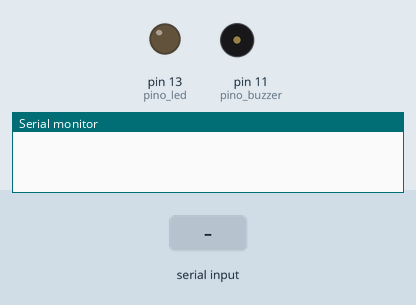
Recording of a sketch running on a simulated Arduino Uno, built with avr-gcc and run on an emulated ATmega328P. Parts: output pins drawn as LEDs (lit = HIGH), buzzer (waves = sounding, pin HIGH), the last lines printed to the serial monitor. The inputs (shaded band) are chosen by the test bench.

Above: at 1.2 s.
1.3 s: ".\n" received over Serial
At 1.51 s:
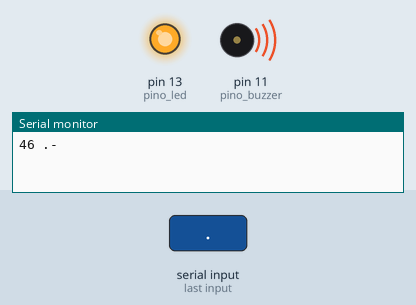
Timing chart, 0 to 4.3 s (numbered marks = the images above; inputs shaded):
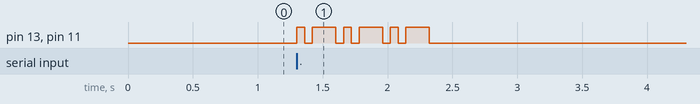

The sketch:

beeper.ino
```cpp
// What does the morse say - Beeper
// Recebe texto ascii pelo serial e apita e pisca em codigo morse

// Pinos usados
int pino_led = 13;
int pino_buzzer = 11;

// Todos os caracteres ISO 8859-1 com correspondencia em codigo morse (https://en.wikipedia.org/wiki/Morse_code)
// Caracteres sem correspondencia estão marcados como erro '........'
// Letras acentuadas sem correspondencia foram trocadas pelo símbolo mais próximo
// Dividido em uma matriz 16x16 para encontrar mais facil
char *codigo_morse[] = {
  "........", "........", "........", "........", "........", "........", "........", "........", "........", "........", '\n', "........", "........", "........", "........", "........",
  "........", "........", "........", "........", "........", "........", "........", "........", "........", "........", "........", "........", "........", "........", "........", "........",
  " ", "-.-.--", ".-..-.", "........", "...-..-", "........", ".-...", ".----.", "-.--.", "-.--.-", "........", ".-.-.", "--..--", "-....-", ".-.-.-", "-..-.",
  "-----", ".----", "..---", "...--", "....-", ".....", "-....", "--...", "---..", "----.", "---...", "-.-.-.", "........", "-...-", "........", "..--..",
  ".--.-.", ".-", "-...", "-.-.", "-..", ".", "..-.", "--.", "....", "..", ".---", "-.-", ".-..", "--", "-.", "---",
  ".--.", "--.-", ".-.", "...", "-", "..-", "...-", ".--", "-..-", "-.--", "--..", "........", "........", "........", "........", "..--.-",
  " ", ".-", "-...", "-.-.", "-..", ".", "..-.", "--.", "....", "..", ".---", "-.-", ".-..", "--", "-.", "---",
  ".--.", "--.-", ".-.", "...", "-", "..-", "...-", ".--", "-..-", "-.--", "--..", "........", "........", "........", "........", "........",
  "........", "........", "........", "........", "........", "........", "........", "........", "........", "........", "........", "........", "........", "........", "........", "........",
  "........", "........", "........", "........", "........", "........", "........", "........", "........", "........", "........", "........", "........", "........", "........", "........",
  "........", "........", "........", "........", "........", "........", "........", "........", "........", "........", "........", "........", "........", "........", "........", "........",
  "........", "........", "........", "........", "........", "........", "........", "........", "........", "........", "........", "........", "........", "........", "........", "........",
  ".--.-", ".--.-", ".--.-", ".-.-", ".-.-", ".--.-", ".-.-", "-.-..", ".-..-", "..-..", "..-..", "..-..", "..", "..", "..", "..",
  "..-..", "--.--", "---.", "---.", "---.", "---.", "---.", " ", "---.", "..--", "..--", "..--", "..--", "-.--", ".--..", "...-...",
  ".--.-", ".--.-", ".--.-", ".-.-", ".-.-", ".--.-", ".-.-", "-.-..", ".-..-", "..-..", "..-..", "..-..", "..", "..", "..", "..",
  "..-..", "--.--", "---.", "---.", "---.", "---.", "---.", " ", "---.", "..--", "..--", "..--", "..--", "-.--", ".--..", "-.--"
};

// Tempo de cada ação em ms
int tPonto = 60;
int tTraco = 3*tPonto;
int tTP = tPonto;
int tLetra = (3-1)*tPonto; // Dá 3 com o espaço depois da letra
int tPalavra = (7-1)*tPonto;

void setup() {
  pinMode(pino_led, OUTPUT);
  pinMode(pino_buzzer, OUTPUT);
  Serial.begin(9600);
}

void loop() {

  unsigned char ch;  //8 bits
  if(Serial.available()){ //ha algo para ser lido no usb
    ch = Serial.read();
    if(ch == '\n'){
      Serial.write('\n');
    }
    else{
      Serial.print((int)ch);
      Serial.print(' ');
      pisca(codigo_morse[ch]);
    }
  }
}

void pisca(char *seq){  //seq é um ponteiro?
  int i = 0;
  while(seq[i] != '\0'){
    Serial.print(seq[i]);
    pontoTraco(seq[i]);
    i++;
  }
  delay(tLetra);
}

void pontoTraco(char pt){
  if(pt == '.'){
    digitalWrite(pino_buzzer, HIGH);
    digitalWrite(pino_led, HIGH);
    delay(tPonto);
    digitalWrite(pino_buzzer, LOW);
    digitalWrite(pino_led, LOW);
    delay(tTP);
  }
  else if(pt == '-'){
    digitalWrite(pino_buzzer, HIGH);
    digitalWrite(pino_led, HIGH);
    delay(tTraco);
    digitalWrite(pino_buzzer, LOW);
    digitalWrite(pino_led, LOW);
    delay(tTP);
  }
  else if(pt == ' '){
    delay(tPalavra);
  }
  else{
    // Deu ruim.
    digitalWrite(pino_buzzer, HIGH);
    digitalWrite(pino_led, HIGH);
    delay(40*tPonto);
    digitalWrite(pino_buzzer, LOW);
    digitalWrite(pino_led, LOW);
  }
}
```

Measured:
- after the input at 1.3 s, pin 13 (pino_led), pin 11 (pino_buzzer): LOW → HIGH at once, then repeats every 0.36 s: LOW 0.06 s, HIGH 0.18 s, LOW 0.06 s, HIGH 0.06 s, until it stays LOW from 2.3 s
